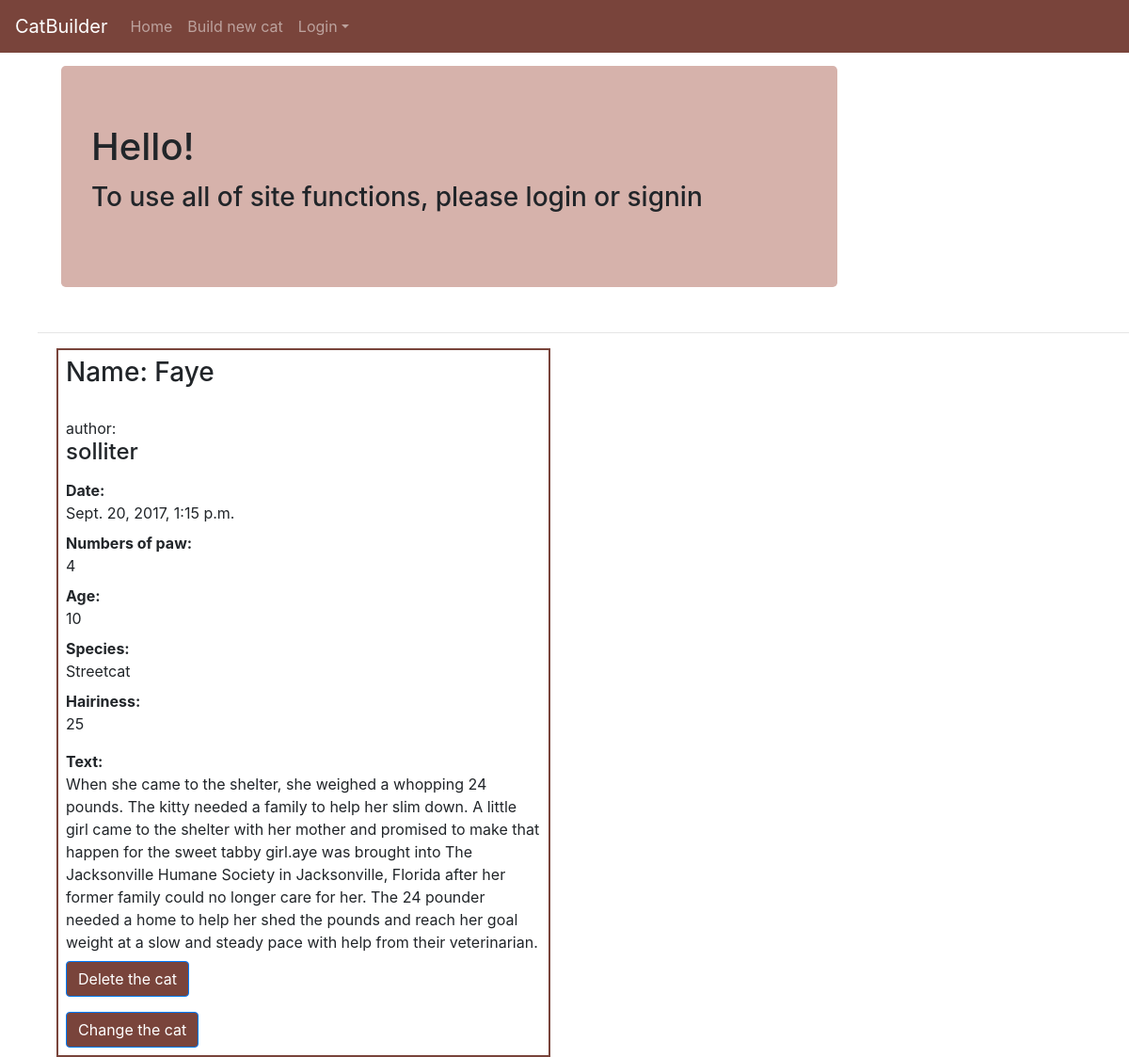
/8/ (signed in), run on the app's committed database.
### catbuilder/models.py (models this page shows, shortened)
class Cat(models.Model):
    class Meta():
        db_table = "cat"
    paw = models.IntegerField(default=4)
    name = models.CharField(max_length=30, null=False, default='Cat')
    age = models.IntegerField(default=False, null=False)
    species = models.CharField(max_length=50, blank=True)
    hairiness = models.IntegerField(default=False, null=False)
    user = models.ForeignKey('auth.User')
    date = models.DateTimeField(default=timezone.now)
    image = models.ImageField(upload_to=upload_location, null=True, blank=True,)
    text = models.CharField(max_length=2000, default='Write your cat history here', blank=True)

### catbuilder/views.py (the view)
# urls.py: url(r'^(?P<pk>[0-9]+)/$', views.cat_detail, name='cat_detail'),
def cat_detail(request, pk):
    cat = get_object_or_404(Cat, pk=pk)
    return render(request, 'cat_detail.html', {'cat': cat})

### template/cat_detail.html (shortened to what this page needs)
 {% extends 'base.html' %}
    {% block content %}
           <div class="container">
        <div class="col-6">
             <div style="border:2px solid #79443b;padding: 8px">
 <div class="cat">
        <h3>Name: {{ cat.name }}</h3></br>
      author:<h4>{{ cat.user }}</h4>
    <p> <dt>Date:</dt> <dd>{{ cat.date }}</dd>
        <dt>Numbers of paw:</dt> <dd>{{ cat.paw }}</dd>
             <dt> Age:</dt><dd>{{ cat.age }}</dd>
             <dt> Species:</dt><dd>{{ cat.species }}</dd>
             <dt> Hairiness:</dt><dd>{{ cat.hairiness }}</dd></p>
              <dt> Text:</dt><dd>{{ cat.text }}</dd>
                   {% if cat.user == request.user%}
    <form action="{% url 'cat_delete' pk=cat.pk %}" method="post">
        <p><input class="btn btn-primary" style ="background-color:#79443b" type="submit" role="button" value="Delete the cat"></p>
    </form>
        {% endif %}
 </div>
             {% if cat.user == request.user%}
<a class="btn btn-primary" style ="background-color:#79443b" href="{% url 'cat_edit' pk=cat.pk %}" role="button">Change the cat</a>
                    {% endif %}
   </div>
     </div>
 </div>
    {% endblock %}

### static/css/offcanvas.css (style rules this page uses)
html, body { overflow-x: hidden; }
body { padding-top: 70px; }

### data on the page
Cat: name "Faye", user "solliter", date "Sept. 20, 2017, 1:15 p.m.", paw "4", age "10", species "Streetcat", hairiness "25", text "When she came to the shelter, she weighed a whopping 24 pounds. The kitty needed a family to help her slim down. A little girl came to the shelter with her mother and promised to make that happen for the sweet tabby girl.aye was brought into The Jacksonville Humane Society in Jacksonville, Florida after her former family could no longer care for her. The 24 pounder needed a home to help her shed the pounds and reach her goal weight at a slow and steady pace with help from their veterinarian."
